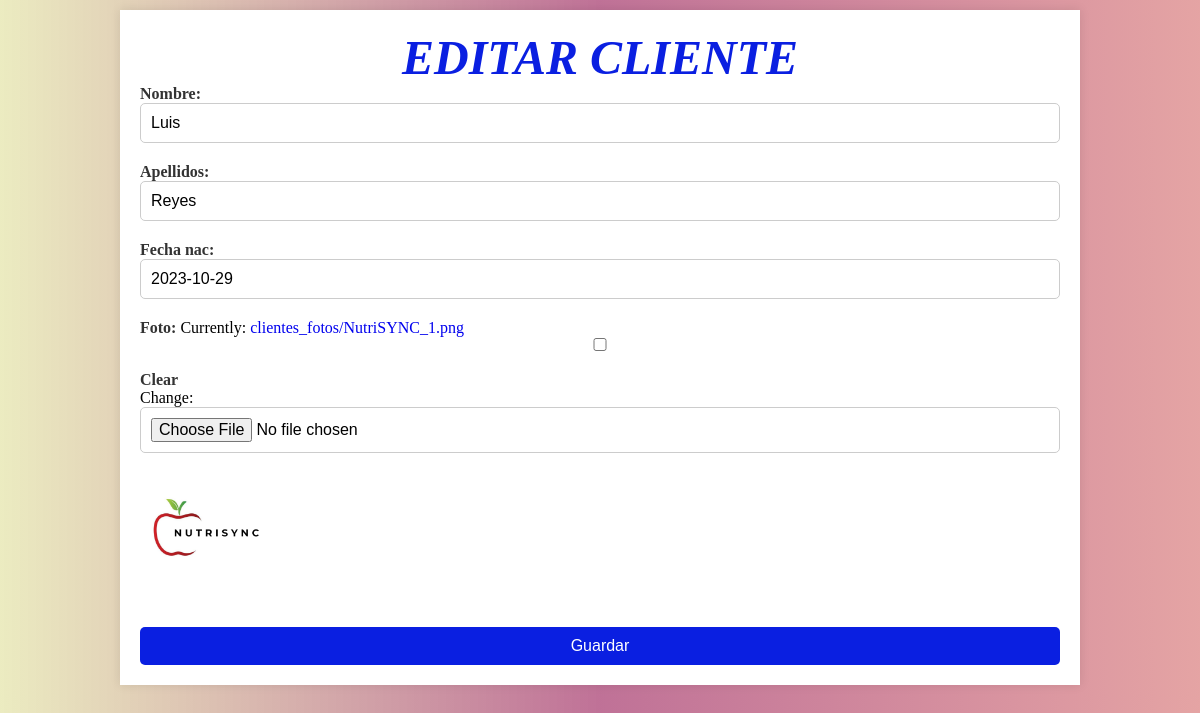
The page /clientes/edit/13/ (signed in) on the database its author committed.
### clientes/models.py (models this page shows, shortened)
class Cliente (models.Model):
    nombre = models.CharField(max_length=100)
    apellidos = models.CharField(max_length=100)
    fecha_nac = models.DateField()
    foto = models.ImageField(upload_to='clientes_fotos', blank=True, null=True)

### clientes/views.py (the view)
# urls.py: path('edit/<int:pk>/', views.update_cliente, name= 'update_cliente'),
@login_required
def update_cliente(request, pk):
    cliente= get_object_or_404(Cliente, pk=pk)
    if request.method == 'POST':
       form = ClienteForm(request.POST, request.FILES ,instance=cliente)
       if form.is_valid():
           form.save()
           return redirect('cliente_list')
    else:
        form= ClienteForm(instance=cliente)
    return render(request, 'clientes/cliente_form.html', {'form': form, 'cliente': cliente})

### clientes/forms.py
class ClienteForm(forms.ModelForm):
    class Meta:
        model = Cliente
        fields = ['nombre', 'apellidos', 'fecha_nac', 'foto' ]
        foto = forms.ImageField(required=False)

### clientes/templates/clientes/cliente_form.html (shortened to what this page needs)
<!DOCTYPE html>
<html lang="es">
    <head>
        {% load static %}
        <link rel="stylesheet" type="text/css" href="{% static 'clientes/style.css' %}">
    </head>
    <body>
        <div class="container">
            <h1>{% if form.instance.pk %} Editar Cliente {% else %} Crear Cliente {% endif %}</h1>
            <form method="post" enctype="multipart/form-data">
                {{form.as_p}}
                {%if cliente.foto%}
                <div class = "image-container">
                    <img src="{{ cliente.foto.url }}"
                     alt="Foto de {{ cliente.nombre }}"
                     width="150">
                </div>
                {% endif %}
                <button type="submint">Guardar</button>
            </form>
        </div>
    </body>
</html>

### clientes/static/clientes/style.css (style rules this page uses)
* { margin: 0; padding: 0; border: none; box-sizing: border-box; list-style: none; text-decoration: none; scroll-behavior: smooth; }
:root { --text-color: #000000; --bg-color: #000; --main-color: #0a1fe1; --p-font: 1rem; --h2-font: 3rem; --h1-font: 6rem; }
body { color: var(--text-color); background: var(--bg-color); background: linear-gradient(to left, rgba(211, 103, 103, 0.6), rgba(149, 19, 82, 0.6), rgba(190,190,48, 0.3) ); }
h1 { width: 100%; text-align: center; color: var(--main-color); text-transform: uppercase; font-size: var(--h2-font); font-family: "Algerian", serif; font-style: italic; }
.container { width: 80%; margin: 10px auto; padding: 20px; background-color: white; box-shadow: 0 0 10px rgba(0, 0, 0, 0.1); }
form { display: flex; flex-direction: column; }
label { margin-bottom: 5px; color: #333; font-weight: bold; }
input { padding: 10px; margin-bottom: 20px; border: 1px solid #ccc; border-radius: 5px; font-size: 16px; width: 100%; box-sizing: border-box; transition: border-color 0.3s ease; }
button { padding: 10px 15px; background-color: var(--main-color); border: none; border-radius: 5px; color: white; font-size: 16px; cursor: pointer; transition: background-color 0.3s ease; }

### rows shown on the page
Cliente: nombre "Luis", apellidos "Reyes", fecha_nac "2023-10-29", foto (picture)
